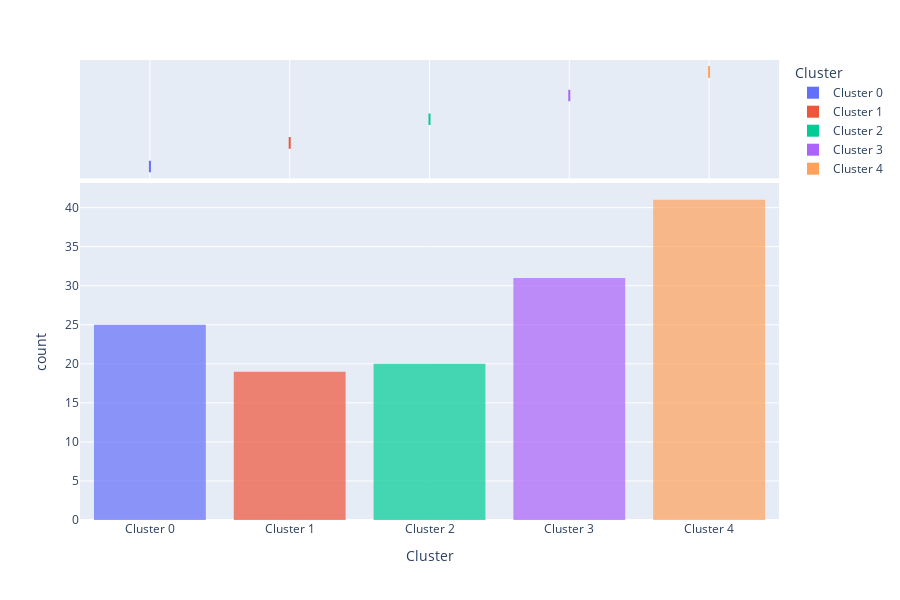

The cell this chart's notebook holds for it:
### Code cell
plot_model(model_kmeans, plot = 'distribution')

### Figure 1 — Plotly figure (JSON) as saved in the notebook; plotly's stock layout.template omitted (floating-point values rounded to 4 significant figures)
{"data": [{"alignmentgroup": "True", "bingroup": "x", "hovertemplate": "Cluster=%{x}<br>count=%{y}<extra></extra>", "legendgroup": "Cluster 0", "marker": {"color": "#636efa", "opacity": 0.7, "pattern": {"shape": ""}}, "name": "Cluster 0", "offsetgroup": "Cluster 0", "orientation": "v", "showlegend": true, "type": "histogram", "x": ["Cluster 0", "Cluster 0", "Cluster 0", "Cluster 0", "Cluster 0", "Cluster 0", "Cluster 0", "Cluster 0", "Cluster 0", "Cluster 0", "Cluster 0", "Cluster 0", "Cluster 0", "Cluster 0", "Cluster 0", "Cluster 0", "Cluster 0", "Cluster 0", "Cluster 0", "Cluster 0", "Cluster 0", "Cluster 0", "Cluster 0", "Cluster 0", "Cluster 0"], "xaxis": "x", "yaxis": "y"}, {"alignmentgroup": "True", "customdata": [[1, 1, 2], [1, 1, 1], [1, 1, 2], [1, 1, 1], [1, 1, 1], [1, 1, 2], [1, 1, 2], [1, 1, 1], [1, 1, 2], [1, 1, 2], [1, 1, 1], [1, 1, 3], [2, 1, 1], [2, 1, 1], [1, 1, 3], [2, 1, 1], [1, 1, 2], [1, 1, 1], [2, 1, 1], [2, 1, 1], [2, 1, 1], [1, 1, 1], [1, 1, 2], [1, 1, 2], [2, 1, 1]], "hovertemplate": "Cluster=%{x}<br>Escala R=%{customdata[0]}<br>Escala F=%{customdata[1]}<br>Escala M=%{customdata[2]}<extra></extra>", "legendgroup": "Cluster 0", "marker": {"color": "#636efa"}, "name": "Cluster 0", "notched": true, "offsetgroup": "Cluster 0", "showlegend": false, "type": "box", "x": ["Cluster 0", "Cluster 0", "Cluster 0", "Cluster 0", "Cluster 0", "Cluster 0", "Cluster 0", "Cluster 0", "Cluster 0", "Cluster 0", "Cluster 0", "Cluster 0", "Cluster 0", "Cluster 0", "Cluster 0", "Cluster 0", "Cluster 0", "Cluster 0", "Cluster 0", "Cluster 0", "Cluster 0", "Cluster 0", "Cluster 0", "Cluster 0", "Cluster 0"], "xaxis": "x2", "yaxis": "y2"}, {"alignmentgroup": "True", "bingroup": "x", "hovertemplate": "Cluster=%{x}<br>count=%{y}<extra></extra>", "legendgroup": "Cluster 1", "marker": {"color": "#EF553B", "opacity": 0.7, "pattern": {"shape": ""}}, "name": "Cluster 1", "offsetgroup": "Cluster 1", "orientation": "v", "showlegend": true, "type": "histogram", "x": ["Cluster 1", "Cluster 1", "Cluster 1", "Cluster 1", "Cluster 1", "Cluster 1", "Cluster 1", "Cluster 1", "Cluster 1", "Cluster 1", "Cluster 1", "Cluster 1", "Cluster 1", "Cluster 1", "Cluster 1", "Cluster 1", "Cluster 1", "Cluster 1", "Cluster 1"], "xaxis": "x", "yaxis": "y"}, {"alignmentgroup": "True", "customdata": [[5, 2, 2], [4, 1, 3], [5, 1, 2], [4, 1, 2], [5, 1, 3], [4, 1, 2], [5, 1, 2], [4, 1, 2], [5, 2, 2], [4, 1, 2], [4, 1, 3], [5, 1, 2], [5, 1, 1], [5, 1, 1], [4, 1, 3], [5, 1, 2], [5, 1, 2], [4, 1, 1], [4, 1, 2]], "hovertemplate": "Cluster=%{x}<br>Escala R=%{customdata[0]}<br>Escala F=%{customdata[1]}<br>Escala M=%{customdata[2]}<extra></extra>", "legendgroup": "Cluster 1", "marker": {"color": "#EF553B"}, "name": "Cluster 1", "notched": true, "offsetgroup": "Cluster 1", "showlegend": false, "type": "box", "x": ["Cluster 1", "Cluster 1", "Cluster 1", "Cluster 1", "Cluster 1", "Cluster 1", "Cluster 1", "Cluster 1", "Cluster 1", "Cluster 1", "Cluster 1", "Cluster 1", "Cluster 1", "Cluster 1", "Cluster 1", "Cluster 1", "Cluster 1", "Cluster 1", "Cluster 1"], "xaxis": "x2", "yaxis": "y2"}, {"alignmentgroup": "True", "bingroup": "x", "hovertemplate": "Cluster=%{x}<br>count=%{y}<extra></extra>", "legendgroup": "Cluster 2", "marker": {"color": "#00cc96", "opacity": 0.7, "pattern": {"shape": ""}}, "name": "Cluster 2", "offsetgroup": "Cluster 2", "orientation": "v", "showlegend": true, "type": "histogram", "x": ["Cluster 2", "Cluster 2", "Cluster 2", "Cluster 2", "Cluster 2", "Cluster 2", "Cluster 2", "Cluster 2", "Cluster 2", "Cluster 2", "Cluster 2", "Cluster 2", "Cluster 2", "Cluster 2", "Cluster 2", "Cluster 2", "Cluster 2", "Cluster 2", "Cluster 2", "Cluster 2"], "xaxis": "x", "yaxis": "y"}, {"alignmentgroup": "True", "customdata": [[5, 5, 3], [5, 4, 4], [5, 4, 3], [5, 5, 5], [4, 4, 4], [5, 5, 5], [5, 4, 5], [5, 5, 4], [5, 5, 5], [5, 5, 4], [5, 4, 4], [4, 4, 3], [5, 5, 3], [5, 5, 4], [5, 5, 4], [5, 4, 4], [5, 5, 4], [5, 5, 4], [5, 5, 3], [5, 5, 4]], "hovertemplate": "Cluster=%{x}<br>Escala R=%{customdata[0]}<br>Escala F=%{customdata[1]}<br>Escala M=%{customdata[2]}<extra></extra>", "legendgroup": "Cluster 2", "marker": {"color": "#00cc96"}, "name": "Cluster 2", "notched": true, "offsetgroup": "Cluster 2", "showlegend": false, "type": "box", "x": ["Cluster 2", "Cluster 2", "Cluster 2", "Cluster 2", "Cluster 2", "Cluster 2", "Cluster 2", "Cluster 2", "Cluster 2", "Cluster 2", "Cluster 2", "Cluster 2", "Cluster 2", "Cluster 2", "Cluster 2", "Cluster 2", "Cluster 2", "Cluster 2", "Cluster 2", "Cluster 2"], "xaxis": "x2", "yaxis": "y2"}, {"alignmentgroup": "True", "bingroup": "x", "hovertemplate": "Cluster=%{x}<br>count=%{y}<extra></extra>", "legendgroup": "Cluster 3", "marker": {"color": "#ab63fa", "opacity": 0.7, "pattern": {"shape": ""}}, "name": "Cluster 3", "offsetgroup": "Cluster 3", "orientation": "v", "showlegend": true, "type": "histogram", "x": ["Cluster 3", "Cluster 3", "Cluster 3", "Cluster 3", "Cluster 3", "Cluster 3", "Cluster 3", "Cluster 3", "Cluster 3", "Cluster 3", "Cluster 3", "Cluster 3", "Cluster 3", "Cluster 3", "Cluster 3", "Cluster 3", "Cluster 3", "Cluster 3", "Cluster 3", "Cluster 3", "Cluster 3", "Cluster 3", "Cluster 3", "Cluster 3", "Cluster 3", "Cluster 3", "Cluster 3", "Cluster 3", "Cluster 3", "Cluster 3", "Cluster 3"], "xaxis": "x", "yaxis": "y"}, {"alignmentgroup": "True", "customdata": [[4, 2, 4], [4, 3, 5], [4, 2, 3], [5, 3, 4], [5, 3, 5], [3, 3, 3], [4, 2, 4], [5, 3, 5], [5, 3, 4], [5, 2, 3], [5, 3, 4], [4, 1, 4], [4, 3, 2], [5, 2, 3], [5, 1, 4], [5, 2, 3], [4, 3, 4], [5, 3, 4], [4, 1, 4], [4, 2, 3], [4, 3, 3], [5, 3, 4], [5, 3, 3], [5, 2, 3], [5, 2, 3], [5, 3, 2], [5, 3, 4], [5, 3, 3], [5, 2, 3], [5, 3, 3], [4, 2, 3]], "hovertemplate": "Cluster=%{x}<br>Escala R=%{customdata[0]}<br>Escala F=%{customdata[1]}<br>Escala M=%{customdata[2]}<extra></extra>", "legendgroup": "Cluster 3", "marker": {"color": "#ab63fa"}, "name": "Cluster 3", "notched": true, "offsetgroup": "Cluster 3", "showlegend": false, "type": "box", "x": ["Cluster 3", "Cluster 3", "Cluster 3", "Cluster 3", "Cluster 3", "Cluster 3", "Cluster 3", "Cluster 3", "Cluster 3", "Cluster 3", "Cluster 3", "Cluster 3", "Cluster 3", "Cluster 3", "Cluster 3", "Cluster 3", "Cluster 3", "Cluster 3", "Cluster 3", "Cluster 3", "Cluster 3", "Cluster 3", "Cluster 3", "Cluster 3", "Cluster 3", "Cluster 3", "Cluster 3", "Cluster 3", "Cluster 3", "Cluster 3", "Cluster 3"], "xaxis": "x2", "yaxis": "y2"}, {"alignmentgroup": "True", "bingroup": "x", "hovertemplate": "Cluster=%{x}<br>count=%{y}<extra></extra>", "legendgroup": "Cluster 4", "marker": {"color": "#FFA15A", "opacity": 0.7, "pattern": {"shape": ""}}, "name": "Cluster 4", "offsetgroup": "Cluster 4", "orientation": "v", "showlegend": true, "type": "histogram", "x": ["Cluster 4", "Cluster 4", "Cluster 4", "Cluster 4", "Cluster 4", "Cluster 4", "Cluster 4", "Cluster 4", "Cluster 4", "Cluster 4", "Cluster 4", "Cluster 4", "Cluster 4", "Cluster 4", "Cluster 4", "Cluster 4", "Cluster 4", "Cluster 4", "Cluster 4", "Cluster 4", "Cluster 4", "Cluster 4", "Cluster 4", "Cluster 4", "Cluster 4", "Cluster 4", "Cluster 4", "Cluster 4", "Cluster 4", "Cluster 4", "Cluster 4", "Cluster 4", "Cluster 4", "Cluster 4", "Cluster 4", "Cluster 4", "Cluster 4", "Cluster 4", "Cluster 4", "Cluster 4", "Cluster 4"], "xaxis": "x", "yaxis": "y"}, {"alignmentgroup": "True", "customdata": [[3, 1, 3], [2, 1, 2], [2, 1, 3], [3, 1, 2], [2, 1, 2], [3, 1, 2], [3, 1, 1], [3, 1, 2], [3, 1, 1], [3, 1, 1], [2, 2, 2], [2, 1, 2], [2, 1, 2], [2, 1, 3], [3, 1, 2], [3, 2, 3], [3, 1, 3], [3, 1, 2], [3, 1, 2], [2, 1, 3], [2, 1, 2], [3, 1, 2], [3, 1, 2], [2, 1, 3], [2, 1, 2], [2, 1, 2], [3, 1, 3], [3, 1, 2], [3, 1, 3], [2, 1, 2], [2, 1, 2], [3, 1, 1], [3, 1, 3], [3, 2, 3], [3, 1, 1], [3, 1, 1], [3, 1, 2], [2, 1, 3], [2, 1, 3], [3, 1, 2], [2, 1, 2]], "hovertemplate": "Cluster=%{x}<br>Escala R=%{customdata[0]}<br>Escala F=%{customdata[1]}<br>Escala M=%{customdata[2]}<extra></extra>", "legendgroup": "Cluster 4", "marker": {"color": "#FFA15A"}, "name": "Cluster 4", "notched": true, "offsetgroup": "Cluster 4", "showlegend": false, "type": "box", "x": ["Cluster 4", "Cluster 4", "Cluster 4", "Cluster 4", "Cluster 4", "Cluster 4", "Cluster 4", "Cluster 4", "Cluster 4", "Cluster 4", "Cluster 4", "Cluster 4", "Cluster 4", "Cluster 4", "Cluster 4", "Cluster 4", "Cluster 4", "Cluster 4", "Cluster 4", "Cluster 4", "Cluster 4", "Cluster 4", "Cluster 4", "Cluster 4", "Cluster 4", "Cluster 4", "Cluster 4", "Cluster 4", "Cluster 4", "Cluster 4", "Cluster 4", "Cluster 4", "Cluster 4", "Cluster 4", "Cluster 4", "Cluster 4", "Cluster 4", "Cluster 4", "Cluster 4", "Cluster 4", "Cluster 4"], "xaxis": "x2", "yaxis": "y2"}], "layout": {"barmode": "relative", "height": 600, "legend": {"title": {"text": "Cluster"}, "tracegroupgap": 0}, "margin": {"t": 60}, "xaxis": {"anchor": "y", "categoryarray": ["Cluster 0", "Cluster 1", "Cluster 2", "Cluster 3", "Cluster 4"], "categoryorder": "array", "domain": [0, 1], "title": {"text": "Cluster"}}, "xaxis2": {"anchor": "y2", "domain": [0, 1], "matches": "x", "showgrid": true, "showticklabels": false}, "yaxis": {"anchor": "x", "domain": [0, 0.7326], "title": {"text": "count"}}, "yaxis2": {"anchor": "x2", "domain": [0.7426, 1], "matches": "y2", "showgrid": false, "showline": false, "showticklabels": false, "ticks": ""}}}
